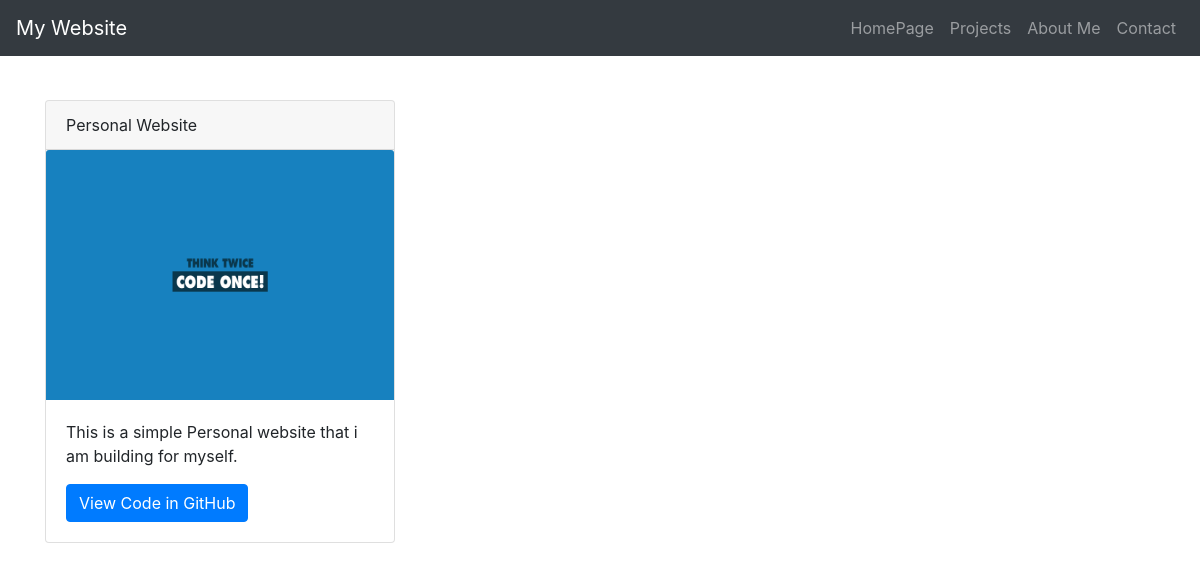
The page /projects/ on the database as committed earlier.
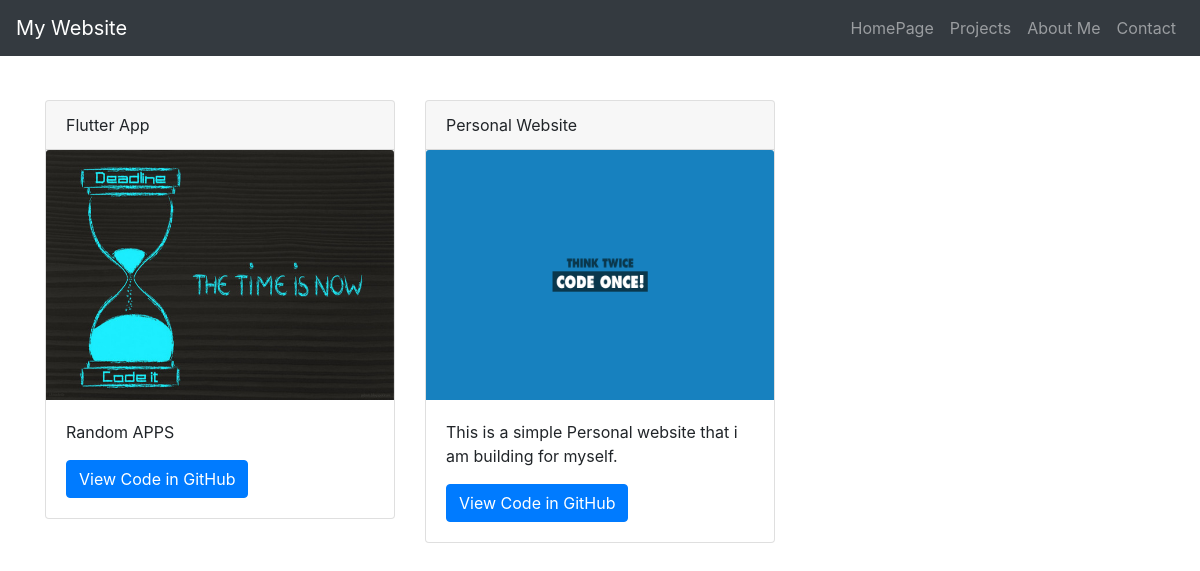
The same page on the database as committed later.
### mainapp/models.py (models this page shows, shortened)
class Project(models.Model):
    project_title = models.CharField(max_length = 150)
    pub_date = models.DateTimeField('date published')
    project_url = models.URLField(max_length = 200)
    project_description = models.TextField()
    project_title_image = models.ImageField(upload_to = 'images/')

### mainapp/views.py (the view)
# urls.py: path('projects/',views.projects,name='projects'),
def projects(request):
    projects_list = Project.objects.order_by('-pub_date').all()
    context = {
        'projects_list':projects_list
    }
    return render(request,'mainapp/projects.html',context)

### mainapp/templates/mainapp/projects.html
{% extends 'mainapp/base.html' %}
{% block content %}
    <div class="container" style="margin-top: 100px;">
        <div class="row">
            {% for project in projects_list %}
                <div class="col-sm-4">
                    <div class="card " style="margin-bottom: 20px; min-height: 400px;">
                        <div class="card-header">
                            {{project.project_title}}
                        </div>
                        <img src="{{ project.project_title_image.url }}" class="card-img-top" alt="TEXTED" style="height: 250px; width: auto; ">
                        <div class="card-body">
                            <p>{{project.project_description | truncatechars:500}}</p>
                            <a href="{{project.project_url}}" target="_blank" class="btn btn-primary" >View Code in GitHub</a>
                        </div>
                    </div>
                </div>
            {% endfor %}
        </div>
    </div>
{% endblock %}

Rows that differ between the two databases and show on the page:
added Project: project_title "Flutter App", project_title_image (picture), project_description "Random APPS"
